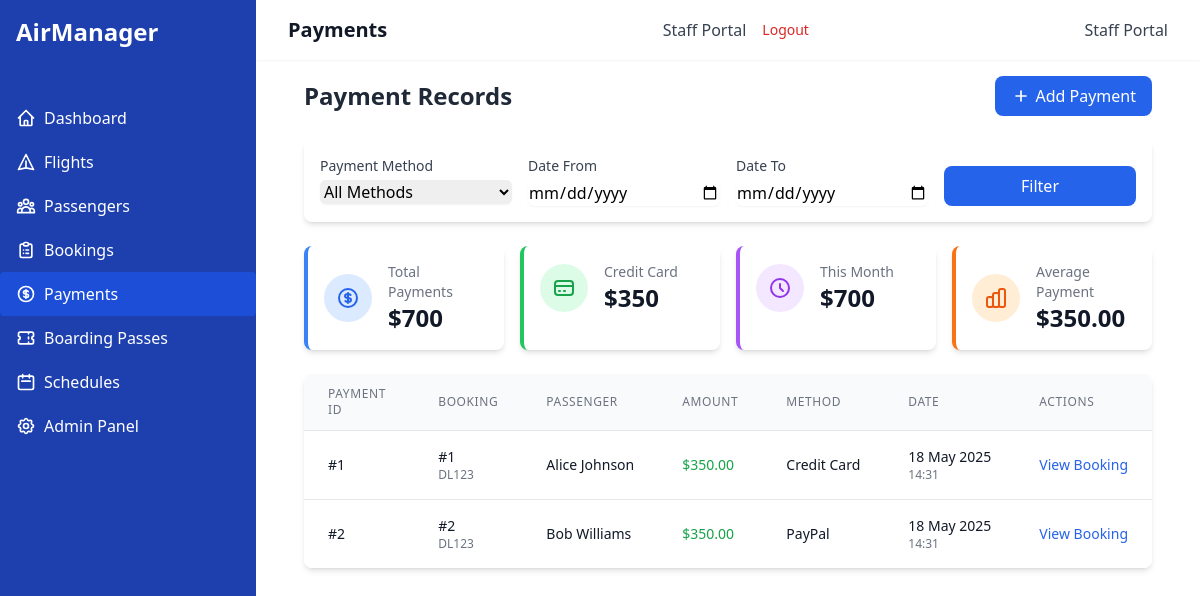
/payments/ (signed in), run on an earlier commit of the app's database.
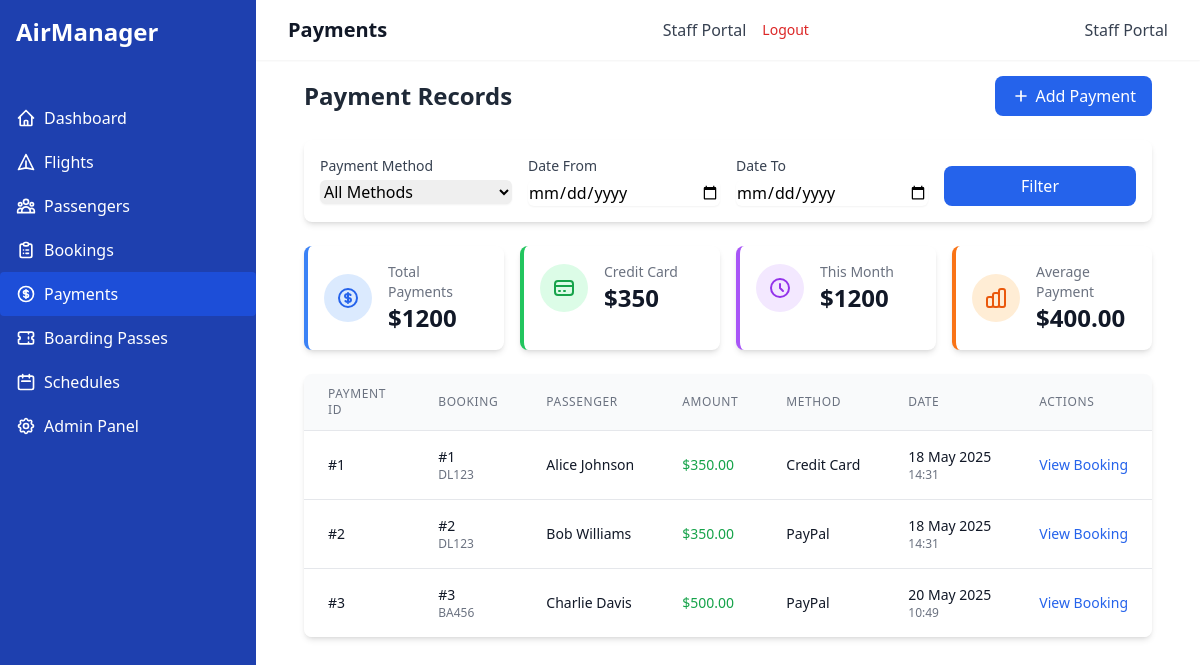
And on a later commit of the database.
### airline_app/models.py (models this page shows, shortened)
class Payment(models.Model):
    PAYMENT_METHOD_CHOICES = [
        ('CREDIT_CARD', 'Credit Card'),
        ('DEBIT_CARD', 'Debit Card'),
        ('PAYPAL', 'PayPal'),
        ('BANK_TRANSFER', 'Bank Transfer'),
    ]
    payment_id = models.AutoField(primary_key=True)
    amount = models.DecimalField(max_digits=10, decimal_places=2)
    payment_method = models.CharField(max_length=15, choices=PAYMENT_METHOD_CHOICES)
    payment_date = models.DateTimeField(auto_now_add=True)
    booking = models.OneToOneField(Booking, on_delete=models.CASCADE, related_name='payment')

class Booking(models.Model):
    STATUS_CHOICES = [
        ('CONFIRMED', 'Confirmed'),
        ('PENDING', 'Pending'),
        ('CANCELLED', 'Cancelled'),
    ]
    booking_id = models.AutoField(primary_key=True)
    booking_date = models.DateTimeField(auto_now_add=True)
    seat_number = models.CharField(max_length=5)
    passenger = models.ForeignKey(Passenger, on_delete=models.CASCADE, related_name='bookings')
    flight = models.ForeignKey(Flight, on_delete=models.CASCADE, related_name='bookings')
    status = models.CharField(max_length=10, choices=STATUS_CHOICES, default='PENDING')
    class Meta:
        unique_together = ('flight', 'seat_number')

class Flight(models.Model):
    flight_id = models.AutoField(primary_key=True)
    flight_number = models.CharField(max_length=10, unique=True)
    departure_time = models.DateTimeField()
    arrival_time = models.DateTimeField()
    source_airport = models.ForeignKey(Airport, on_delete=models.CASCADE, related_name='departing_flights')
    destination_airport = models.ForeignKey(Airport, on_delete=models.CASCADE, related_name='arriving_flights')
    aircraft = models.ForeignKey(Aircraft, on_delete=models.CASCADE, related_name='flights')
    crew = models.ManyToManyField(CrewMember, related_name='flights')

class Passenger(models.Model):
    GENDER_CHOICES = [
        ('M', 'Male'),
        ('F', 'Female'),
        ('O', 'Other'),
    ]
    passenger_id = models.AutoField(primary_key=True)
    name = models.CharField(max_length=100)
    date_of_birth = models.DateField()
    gender = models.CharField(max_length=1, choices=GENDER_CHOICES)
    email = models.EmailField()
    phone_number = models.CharField(max_length=15)
    passport_number = models.CharField(max_length=20, unique=True)
    address = models.TextField()

### airline_app/views.py (the view)
# urls.py: path('payments/', views.PaymentListView.as_view(), name='payment-list'),
class PaymentListView(LoginRequiredMixin, ListView):
    model = Payment
    template_name = 'airline_app/payment_list.html'
    context_object_name = 'payments'
    paginate_by = 10
    def get_queryset(self):
        queryset = Payment.objects.all()
        method = self.request.GET.get('method', '')
        if method:
            queryset = queryset.filter(payment_method=method)
        date_from = self.request.GET.get('date_from', '')
        if date_from:
            try:
                date_from = datetime.strptime(date_from, '%Y-%m-%d').date()
                queryset = queryset.filter(payment_date__date__gte=date_from)
            except ValueError:
                pass
        date_to = self.request.GET.get('date_to', '')
        if date_to:
            try:
                date_to = datetime.strptime(date_to, '%Y-%m-%d').date()
                queryset = queryset.filter(payment_date__date__lte=date_to)
            except ValueError:
                pass
        return queryset
    def get_context_data(self, **kwargs):
        context = super().get_context_data(**kwargs)
        payment_stats = get_payment_stats()
        context.update(payment_stats)
        return context

### airline_app/views.py (called while the page is built)
def get_payment_stats():
    today = timezone.now()
    start_of_month = today.replace(day=1, hour=0, minute=0, second=0, microsecond=0)
    total_amount = Payment.objects.aggregate(Sum('amount'))['amount__sum'] or 0
    credit_card_amount = Payment.objects.filter(payment_method='CREDIT_CARD').aggregate(Sum('amount'))['amount__sum'] or 0
    this_month_amount = Payment.objects.filter(payment_date__gte=start_of_month).aggregate(Sum('amount'))['amount__sum'] or 0
    payment_count = Payment.objects.count()
    average_amount = round(total_amount / payment_count, 2) if payment_count > 0 else 0
    return {
        'total_amount': total_amount,
        'credit_card_amount': credit_card_amount,
        'this_month_amount': this_month_amount,
        'average_amount': average_amount
    }

### airline_app/templates/airline_app/payment_list.html (shortened to what the changed rows need)
{% extends 'airline_app/base.html' %}
{% block header %}Payments{% endblock %}
{% block content %}
<div class="mb-6 flex justify-between items-center">
    <h2 class="text-2xl font-bold text-gray-800">Payment Records</h2>
</div>
<div class="grid grid-cols-1 sm:grid-cols-2 lg:grid-cols-4 gap-4 mb-6">
    <div class="bg-white p-4 rounded-lg shadow-md border-l-4 border-blue-500">
        <div class="flex items-center">
            <div class="ml-4">
                <h3 class="text-sm font-medium text-gray-500">Total Payments</h3>
                <p class="text-2xl font-bold text-gray-900">${{ total_amount }}</p>
            </div>
        </div>
    </div>
    <div class="bg-white p-4 rounded-lg shadow-md border-l-4 border-purple-500">
        <div class="flex items-center">
            <div class="ml-4">
                <h3 class="text-sm font-medium text-gray-500">This Month</h3>
                <p class="text-2xl font-bold text-gray-900">${{ this_month_amount }}</p>
            </div>
        </div>
    </div>
    <div class="bg-white p-4 rounded-lg shadow-md border-l-4 border-orange-500">
        <div class="flex items-center">
            <div class="ml-4">
                <h3 class="text-sm font-medium text-gray-500">Average Payment</h3>
                <p class="text-2xl font-bold text-gray-900">${{ average_amount }}</p>
            </div>
        </div>
    </div>
</div>
<div class="bg-white rounded-lg shadow-md overflow-hidden">
    <div class="overflow-x-auto">
        <table class="min-w-full divide-y divide-gray-200">
            <thead class="bg-gray-50">
                <tr>
                    <th class="px-6 py-3 text-left text-xs font-medium text-gray-500 uppercase tracking-wider">Payment ID</th>
                    <th class="px-6 py-3 text-left text-xs font-medium text-gray-500 uppercase tracking-wider">Booking</th>
                    <th class="px-6 py-3 text-left text-xs font-medium text-gray-500 uppercase tracking-wider">Passenger</th>
                    <th class="px-6 py-3 text-left text-xs font-medium text-gray-500 uppercase tracking-wider">Amount</th>
                    <th class="px-6 py-3 text-left text-xs font-medium text-gray-500 uppercase tracking-wider">Method</th>
                    <th class="px-6 py-3 text-left text-xs font-medium text-gray-500 uppercase tracking-wider">Date</th>
                    <th class="px-6 py-3 text-left text-xs font-medium text-gray-500 uppercase tracking-wider">Actions</th>
                </tr>
            </thead>
            <tbody class="bg-white divide-y divide-gray-200">
                {% for payment in payments %}
                <tr class="hover:bg-gray-50 transition-colors">
                    <td class="px-6 py-4 whitespace-nowrap">
                        <div class="text-sm font-medium text-gray-900">#{{ payment.payment_id }}</div>
                    </td>
                    <td class="px-6 py-4 whitespace-nowrap">
                        <div class="text-sm font-medium text-gray-900">#{{ payment.booking.booking_id }}</div>
                        <div class="text-xs text-gray-500">{{ payment.booking.flight.flight_number }}</div>
                    </td>
                    <td class="px-6 py-4 whitespace-nowrap">
                        <div class="text-sm font-medium text-gray-900">{{ payment.booking.passenger.name }}</div>
                    </td>
                    <td class="px-6 py-4 whitespace-nowrap">
                        <div class="text-sm font-medium text-green-600">${{ payment.amount }}</div>
                    </td>
                    <td class="px-6 py-4 whitespace-nowrap">
                        <div class="text-sm text-gray-900">{{ payment.get_payment_method_display }}</div>
                    </td>
                    <td class="px-6 py-4 whitespace-nowrap">
                        <div class="text-sm text-gray-900">{{ payment.payment_date|date:"d M Y" }}</div>
                        <div class="text-xs text-gray-500">{{ payment.payment_date|date:"H:i" }}</div>
                    </td>
                    <td class="px-6 py-4 whitespace-nowrap text-sm text-gray-500">
                        <a href="{% url 'booking-detail' payment.booking.pk %}" class="text-blue-600 hover:text-blue-900">View Booking</a>
                    </td>
                </tr>
                {% empty %}
                <tr>
                    <td colspan="7" class="px-6 py-4 text-center text-gray-500">No payments found matching your criteria.</td>
                </tr>
                {% endfor %}
            </tbody>
        </table>
    </div>
</div>
{% endblock %}

What changed in the data, as far as the page shows it:
added Payment: payment_id "3", booking.booking_id "3", booking.flight.flight_number "BA456", booking.passenger.name "Charlie Davis", amount "500.00", payment_method "PayPal", payment_date "20 May 2025", payment_date "10:49"
Also different on the page:
{{ total_amount }}: "700" → "1200"
{{ this_month_amount }}: "700" → "1200"
{{ average_amount }}: "350.00" → "400.00"
